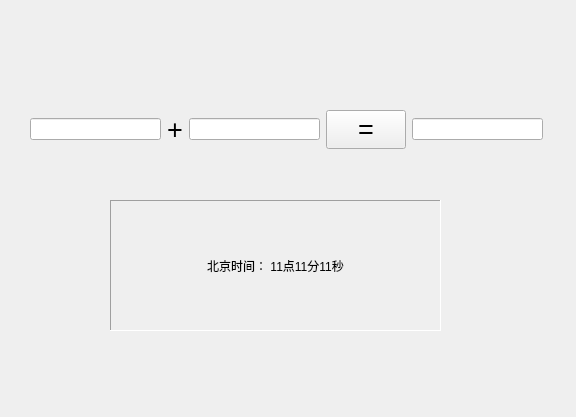
<?xml version="1.0" encoding="UTF-8"?>
<ui version="4.0">
 <class>calculator2</class>
 <widget class="QWidget" name="calculator2">
  <property name="geometry">
   <rect>
    <x>0</x>
    <y>0</y>
    <width>576</width>
    <height>417</height>
   </rect>
  </property>
  <property name="windowTitle">
   <string>Form</string>
  </property>
  <widget class="QWidget" name="widget" native="true">
   <property name="geometry">
    <rect>
     <x>30</x>
     <y>100</y>
     <width>513</width>
     <height>59</height>
    </rect>
   </property>
   <layout class="QHBoxLayout" name="horizontalLayout">
    <item>
     <widget class="QLineEdit" name="lineEdit"/>
    </item>
    <item>
     <widget class="QLabel" name="label">
      <property name="font">
       <font>
        <pointsize>20</pointsize>
       </font>
      </property>
      <property name="text">
       <string>+</string>
      </property>
      <property name="alignment">
       <set>Qt::AlignCenter</set>
      </property>
     </widget>
    </item>
    <item>
     <widget class="QLineEdit" name="lineEdit_2"/>
    </item>
    <item>
     <widget class="QPushButton" name="pushButton">
      <property name="enabled">
       <bool>true</bool>
      </property>
      <property name="font">
       <font>
        <pointsize>20</pointsize>
       </font>
      </property>
      <property name="text">
       <string>=</string>
      </property>
     </widget>
    </item>
    <item>
     <widget class="QLineEdit" name="lineEdit_3"/>
    </item>
   </layout>
  </widget>
  <widget class="QLabel" name="label_2">
   <property name="geometry">
    <rect>
     <x>110</x>
     <y>200</y>
     <width>331</width>
     <height>131</height>
    </rect>
   </property>
   <property name="frameShape">
    <enum>QFrame::Panel</enum>
   </property>
   <property name="frameShadow">
    <enum>QFrame::Sunken</enum>
   </property>
   <property name="text">
    <string>北京时间： 11点11分11秒</string>
   </property>
   <property name="alignment">
    <set>Qt::AlignCenter</set>
   </property>
  </widget>
 </widget>
 <resources/>
 <connections/>
</ui>
